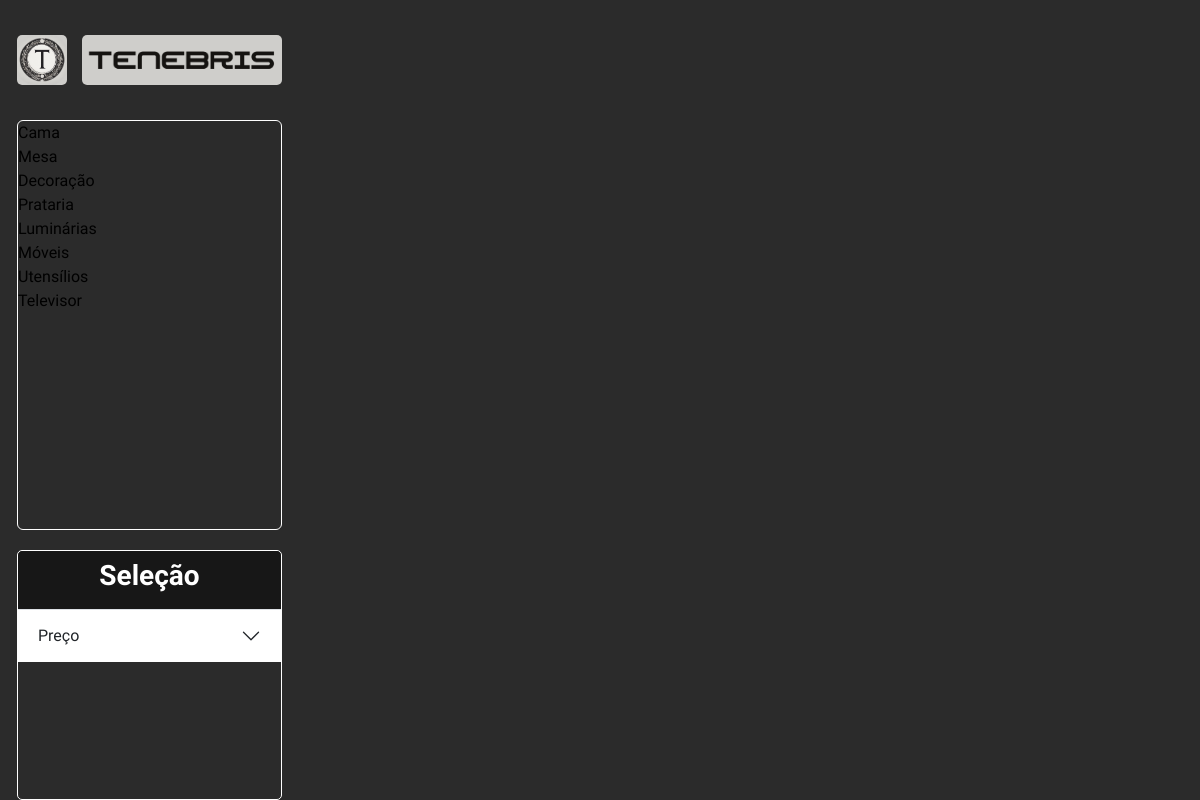
/arquivos/pagina.php, run on the app's committed database.
### tables this page shows
CREATE TABLE `tb_categoria` (
  `id_categoria` int(11) NOT NULL AUTO_INCREMENT,
  `nome_categoria` varchar(45) NOT NULL,
  PRIMARY KEY (`id_categoria`)
);

### arquivos/pagina.php (the view, shortened to what this page needs)
<?php
require_once 'conexao.php';
?>
<!DOCTYPE html>
<html lang="pt-br">
    <head>
        <link href="https://cdn.jsdelivr.net/npm/bootstrap@5.3.2/dist/css/bootstrap.min.css" rel="stylesheet"
>
        <link rel="stylesheet" href="personalizacao/fada.css">
    </head>
    <body id="primeiro">
        <div id="menu" class="container-fluid">
            <div class="container-child">
                <a href="pagina.html">
                    <img id="logo" src="../personalizacao/IMAGENS/Logo.png" alt="Sorry!">
                </a>
            </div>
            <div class="container-child">
                <a href="pagina.html">
                    <img id="nome" src="imagens/Nome.png" alt="Sorry!">
                </a>
            </div>
            <div class="container-fluid">
                <div id="categorias" class="card">
                    <?php
                    $sql = "SELECT * FROM tb_categoria";
                    $resultados = mysqli_query($conexao, $sql);
                    if (mysqli_num_rows($resultados) > 0) {
                        while ($linha = mysqli_fetch_array($resultados)) {
                            $id_categoria = $linha['id_categoria'];
                            $categoria = $linha['nome_categoria'];
                            echo "    <li class='list-group-item'><a href='busca_categoria.php?id_categoria=$id_categoria&nome_categoria=$categoria'>$categoria</a></li>";
                        }
                    }
                    ?>
                </div>
            </div>
            <div class="container-fluid">
                <div id="selecao" class="card">
                    <ul class="list-group list-group-flush">
                        <li id="selecao2" class="list-group-item"><h3><b>Seleção</b></h3></li>
                        <div class="accordion accordion-flush" id="accordionFlushExample">
                            <div class="accordion-item">
                                <h2 class="accordion-header">
                                    <button class="accordion-button collapsed" type="button" data-bs-toggle="collapse" data-bs-target="#flush-collapseOne" aria-expanded="false" aria-controls="flush-collapseOne">
                                        Preço
                                    </button>
                                </h2>
                            </div>
                        </div>
                    </ul>
                </div>
            </div>
        </div>
    </body>
</html>

### arquivos/personalizacao/fada.css (style rules this page uses)
#primeiro { background-color: rgba(21, 21, 22, 0.904); display: flex; }
a { text-decoration: none; color: rgb(0, 0, 0); }
#menu { background-color: transparent; margin-top: 20px; margin-left: 0px; width: 300px; height: 1040px; position: fixed; }
#logo { background-color: rgba(21, 21, 22, 0.904); margin-top: 15px; margin-left: 5px; width: 50px; height: 50px; position: fixed; border-radius: 5px; }
#nome { background-color: rgba(21, 21, 22, 0.904); margin-top: 15px; margin-left: 70px; width: 200px; height: 50px; position: fixed; border-radius: 5px; }
#categorias { background-color: transparent; color: white; margin-top: 100px; margin-left: -7px; width: 265px; height: 410px; font-family: 'Playfair Display', serif; font-family: 'Questrial', sans-serif; position: fixed; border-color: rgb(255, 255, 255); border-style: double; }
#selecao { background-color: transparent; color: white; margin-top: 530px; margin-left: -7px; width: 265px; height: 250px; font-family: 'Playfair Display', serif; font-family: 'Questrial', sans-serif; position: fixed; border-radius: 5px; border-color: white; border-style: double; }
#selecao2 { background-color: rgba(21, 21, 22, 0.904); font-family: 'Playfair Display', serif; font-family: 'Questrial', sans-serif; text-align: center; color: rgb(255, 255, 255); }

### data on the page
tb_categoria: nome_categoria "Cama"
tb_categoria: nome_categoria "Mesa"
tb_categoria: nome_categoria "Decoração"
tb_categoria: nome_categoria "Prataria"
tb_categoria: nome_categoria "Luminárias"
tb_categoria: nome_categoria "Móveis"
tb_categoria: nome_categoria "Utensílios"
tb_categoria: nome_categoria "Televisor"
